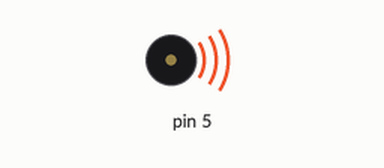
The sketch below on a simulated Arduino Uno, built with avr-gcc and run on an emulated ATmega328P. On the bench: buzzer (waves = sounding).

Above: at 0.05 s.
Timing chart, 0 to 3.0 s (numbered marks = the images above):
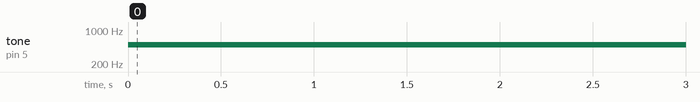

The sketch:

toneDelay_03.ino
```cpp
void setup()
{

}

void loop()
{
  tone(5, 500, 500);
  delay(500);
  tone(5, 500, 500);
  delay(500);
}
```

Measured:
- by itself, tone on pin 5: silent → 500 Hz at 0.00 s
